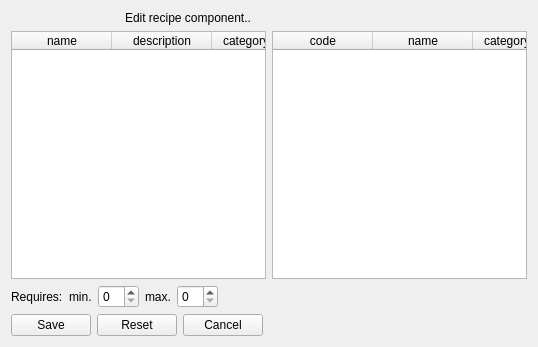
<?xml version="1.0" encoding="UTF-8"?>
<ui version="4.0">
 <class>recipe_component_edit_form</class>
 <widget class="QWidget" name="recipe_component_edit_form">
  <property name="geometry">
   <rect>
    <x>0</x>
    <y>0</y>
    <width>538</width>
    <height>347</height>
   </rect>
  </property>
  <property name="windowTitle">
   <string>Edit recipe component</string>
  </property>
  <property name="initAction" stdset="0">
   <string>read</string>
  </property>
  <property name="doctype" stdset="0">
   <string>RecipeComponentRequest.simpleform</string>
  </property>
  <property name="rootelement" stdset="0">
   <string notr="true">RecipeComponent</string>
  </property>
  <property name="recipe_id" stdset="0">
   <string notr="true">{global.recipe_id}</string>
  </property>
  <property name="component_id" stdset="0">
   <string notr="true">{global.component_id}</string>
  </property>
  <layout class="QGridLayout" name="gridLayout">
   <item row="5" column="0">
    <layout class="QHBoxLayout" name="horizontalLayout">
     <item>
      <widget class="QPushButton" name="link">
       <property name="text">
        <string>Save</string>
       </property>
       <property name="form" stdset="0">
        <string notr="true">recipe_component</string>
       </property>
       <property name="global.recipeState" stdset="0">
        <string notr="true">{recipe.state}</string>
       </property>
       <property name="global.componentState" stdset="0">
        <string notr="true">{component.state}</string>
       </property>
       <property name="global.recipe_id" stdset="0">
        <string notr="true">{recipe.id}</string>
       </property>
       <property name="global.component_id" stdset="0">
        <string notr="true">{component.id}</string>
       </property>
       <property name="action" stdset="0">
        <string>create</string>
       </property>
       <property name="doctype" stdset="0">
        <string notr="true">RecipeComponent.simpleform</string>
       </property>
       <property name="rootelement" stdset="0">
        <string notr="true">RecipeComponent</string>
       </property>
      </widget>
     </item>
     <item>
      <widget class="QPushButton" name="pushButton">
       <property name="text">
        <string>Reset</string>
       </property>
       <property name="action" stdset="0">
        <string>read</string>
       </property>
       <property name="doctype" stdset="0">
        <string>RecipeComponentRequest.simpleform</string>
       </property>
       <property name="rootelement" stdset="0">
        <string>RecipeComponent</string>
       </property>
       <property name="recipe_id" stdset="0">
        <string>{global.recipe_id}</string>
       </property>
       <property name="component_id" stdset="0">
        <string>{global.component_id}</string>
       </property>
      </widget>
     </item>
     <item>
      <widget class="QPushButton" name="cancel">
       <property name="text">
        <string>Cancel</string>
       </property>
       <property name="form" stdset="0">
        <string notr="true">recipe_component</string>
       </property>
       <property name="global.recipeState" stdset="0">
        <string notr="true">{recipe.state}</string>
       </property>
       <property name="global.componentState" stdset="0">
        <string notr="true">{component.state}</string>
       </property>
      </widget>
     </item>
     <item>
      <spacer name="horizontalSpacer">
       <property name="orientation">
        <enum>Qt::Horizontal</enum>
       </property>
       <property name="sizeHint" stdset="0">
        <size>
         <width>40</width>
         <height>20</height>
        </size>
       </property>
      </spacer>
     </item>
    </layout>
   </item>
   <item row="0" column="0">
    <layout class="QHBoxLayout" name="horizontalLayout_2">
     <item>
      <widget class="QLabel" name="label_2">
       <property name="maximumSize">
        <size>
         <width>32</width>
         <height>32</height>
        </size>
       </property>
       <property name="text">
        <string/>
       </property>
      </widget>
     </item>
     <item>
      <widget class="QLabel" name="label_3">
       <property name="maximumSize">
        <size>
         <width>32</width>
         <height>32</height>
        </size>
       </property>
       <property name="text">
        <string/>
       </property>
       <property name="pixmap">
        <pixmap resource="../qtclient.qrc">:/images/link_edit.png</pixmap>
       </property>
      </widget>
     </item>
     <item>
      <widget class="QLabel" name="label_4">
       <property name="maximumSize">
        <size>
         <width>32</width>
         <height>32</height>
        </size>
       </property>
       <property name="text">
        <string/>
       </property>
       <property name="pixmap">
        <pixmap resource="../qtclient.qrc">:/images/bricks.png</pixmap>
       </property>
      </widget>
     </item>
     <item>
      <widget class="QLabel" name="label">
       <property name="text">
        <string>Edit recipe component..</string>
       </property>
      </widget>
     </item>
    </layout>
   </item>
   <item row="2" column="0">
    <layout class="QGridLayout" name="gridLayout_2">
     <item row="0" column="1">
      <widget class="QTableWidget" name="component">
       <property name="horizontalScrollBarPolicy">
        <enum>Qt::ScrollBarAlwaysOff</enum>
       </property>
       <property name="alternatingRowColors">
        <bool>true</bool>
       </property>
       <property name="selectionMode">
        <enum>QAbstractItemView::SingleSelection</enum>
       </property>
       <property name="selectionBehavior">
        <enum>QAbstractItemView::SelectRows</enum>
       </property>
       <property name="showGrid">
        <bool>true</bool>
       </property>
       <property name="gridStyle">
        <enum>Qt::DotLine</enum>
       </property>
       <property name="sortingEnabled">
        <bool>true</bool>
       </property>
       <property name="doctype" stdset="0">
        <string notr="true">ComponentListRequest.simpleform</string>
       </property>
       <property name="rootelement" stdset="0">
        <string notr="true">component</string>
       </property>
       <property name="state" stdset="0">
        <string notr="true">{global.componentState}</string>
       </property>
       <property name="action" stdset="0">
        <string notr="true">read</string>
       </property>
       <attribute name="horizontalHeaderShowSortIndicator" stdset="0">
        <bool>true</bool>
       </attribute>
       <attribute name="verticalHeaderStretchLastSection">
        <bool>false</bool>
       </attribute>
       <column>
        <property name="text">
         <string>code</string>
        </property>
       </column>
       <column>
        <property name="text">
         <string>name</string>
        </property>
       </column>
       <column>
        <property name="text">
         <string>categoryName</string>
        </property>
       </column>
       <column>
        <property name="text">
         <string>manufacturerName</string>
        </property>
       </column>
       <column>
        <property name="text">
         <string>mfgCode</string>
        </property>
       </column>
       <column>
        <property name="text">
         <string>webPage</string>
        </property>
       </column>
       <column>
        <property name="text">
         <string>description</string>
        </property>
       </column>
       <column>
        <property name="text">
         <string>price</string>
        </property>
       </column>
      </widget>
     </item>
     <item row="2" column="0">
      <layout class="QHBoxLayout" name="horizontalLayout_3"/>
     </item>
     <item row="0" column="0">
      <widget class="QTableWidget" name="recipe">
       <property name="horizontalScrollBarPolicy">
        <enum>Qt::ScrollBarAlwaysOff</enum>
       </property>
       <property name="alternatingRowColors">
        <bool>true</bool>
       </property>
       <property name="selectionMode">
        <enum>QAbstractItemView::SingleSelection</enum>
       </property>
       <property name="selectionBehavior">
        <enum>QAbstractItemView::SelectRows</enum>
       </property>
       <property name="showGrid">
        <bool>true</bool>
       </property>
       <property name="gridStyle">
        <enum>Qt::DotLine</enum>
       </property>
       <property name="sortingEnabled">
        <bool>true</bool>
       </property>
       <property name="doctype" stdset="0">
        <string notr="true">RecipeListRequest.simpleform</string>
       </property>
       <property name="rootelement" stdset="0">
        <string notr="true">recipe</string>
       </property>
       <property name="state" stdset="0">
        <string notr="true">{global.recipeState}</string>
       </property>
       <property name="action" stdset="0">
        <string notr="true">read</string>
       </property>
       <attribute name="horizontalHeaderShowSortIndicator" stdset="0">
        <bool>true</bool>
       </attribute>
       <attribute name="verticalHeaderStretchLastSection">
        <bool>false</bool>
       </attribute>
       <column>
        <property name="text">
         <string>name</string>
        </property>
       </column>
       <column>
        <property name="text">
         <string>description</string>
        </property>
       </column>
       <column>
        <property name="text">
         <string>categoryName</string>
        </property>
       </column>
       <column>
        <property name="text">
         <string>creationDate</string>
        </property>
       </column>
       <column>
        <property name="text">
         <string>comment</string>
        </property>
       </column>
      </widget>
     </item>
    </layout>
   </item>
   <item row="3" column="0">
    <layout class="QFormLayout" name="formLayout">
     <property name="fieldGrowthPolicy">
      <enum>QFormLayout::AllNonFixedFieldsGrow</enum>
     </property>
     <item row="1" column="0">
      <widget class="QLabel" name="label_requires">
       <property name="text">
        <string>Requires:</string>
       </property>
      </widget>
     </item>
     <item row="1" column="1">
      <layout class="QHBoxLayout" name="horizontalLayout_5">
       <item>
        <widget class="QLabel" name="label_min_requires">
         <property name="text">
          <string>min.</string>
         </property>
         <property name="buddy">
          <cstring>min_requires</cstring>
         </property>
        </widget>
       </item>
       <item>
        <widget class="QSpinBox" name="min_requires"/>
       </item>
       <item>
        <widget class="QLabel" name="label_max_requires">
         <property name="text">
          <string>max.</string>
         </property>
         <property name="buddy">
          <cstring>max_requires</cstring>
         </property>
        </widget>
       </item>
       <item>
        <widget class="QSpinBox" name="max_requires"/>
       </item>
       <item>
        <spacer name="horizontalSpacer_2">
         <property name="orientation">
          <enum>Qt::Horizontal</enum>
         </property>
         <property name="sizeHint" stdset="0">
          <size>
           <width>40</width>
           <height>20</height>
          </size>
         </property>
        </spacer>
       </item>
      </layout>
     </item>
    </layout>
   </item>
  </layout>
 </widget>
 <tabstops>
  <tabstop>recipe</tabstop>
  <tabstop>component</tabstop>
  <tabstop>min_requires</tabstop>
  <tabstop>max_requires</tabstop>
  <tabstop>link</tabstop>
  <tabstop>pushButton</tabstop>
  <tabstop>cancel</tabstop>
 </tabstops>
 <resources>
  <include location="../qtclient.qrc"/>
  <include location="../qtclient.qrc"/>
 </resources>
 <connections/>
</ui>
